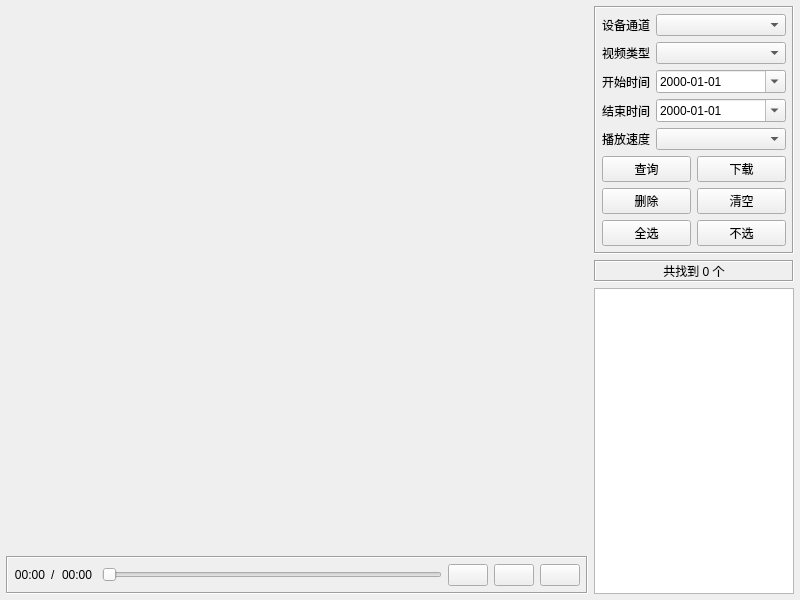
<?xml version="1.0" encoding="UTF-8"?>
<ui version="4.0">
 <class>frmVideoPlayLocal</class>
 <widget class="QWidget" name="frmVideoPlayLocal">
  <property name="geometry">
   <rect>
    <x>0</x>
    <y>0</y>
    <width>800</width>
    <height>600</height>
   </rect>
  </property>
  <property name="windowTitle">
   <string>Form</string>
  </property>
  <layout class="QGridLayout" name="gridLayout_2">
   <property name="leftMargin">
    <number>6</number>
   </property>
   <property name="topMargin">
    <number>6</number>
   </property>
   <property name="rightMargin">
    <number>6</number>
   </property>
   <property name="bottomMargin">
    <number>6</number>
   </property>
   <property name="spacing">
    <number>6</number>
   </property>
   <item row="0" column="0">
    <widget class="QWidget" name="widgetVideo" native="true">
     <property name="sizePolicy">
      <sizepolicy hsizetype="Expanding" vsizetype="Expanding">
       <horstretch>0</horstretch>
       <verstretch>0</verstretch>
      </sizepolicy>
     </property>
     <layout class="QGridLayout" name="gridLayout">
      <property name="leftMargin">
       <number>0</number>
      </property>
      <property name="topMargin">
       <number>0</number>
      </property>
      <property name="rightMargin">
       <number>0</number>
      </property>
      <property name="bottomMargin">
       <number>0</number>
      </property>
      <property name="spacing">
       <number>1</number>
      </property>
     </layout>
    </widget>
   </item>
   <item row="0" column="1" rowspan="2">
    <widget class="QWidget" name="widgetRight" native="true">
     <property name="minimumSize">
      <size>
       <width>200</width>
       <height>0</height>
      </size>
     </property>
     <property name="maximumSize">
      <size>
       <width>200</width>
       <height>16777215</height>
      </size>
     </property>
     <layout class="QVBoxLayout" name="verticalLayout">
      <property name="spacing">
       <number>6</number>
      </property>
      <property name="leftMargin">
       <number>0</number>
      </property>
      <property name="topMargin">
       <number>0</number>
      </property>
      <property name="rightMargin">
       <number>0</number>
      </property>
      <property name="bottomMargin">
       <number>0</number>
      </property>
      <item>
       <widget class="QFrame" name="frameRight">
        <property name="frameShape">
         <enum>QFrame::Box</enum>
        </property>
        <property name="frameShadow">
         <enum>QFrame::Sunken</enum>
        </property>
        <layout class="QGridLayout" name="gridLayout_4">
         <property name="leftMargin">
          <number>6</number>
         </property>
         <property name="topMargin">
          <number>6</number>
         </property>
         <property name="rightMargin">
          <number>6</number>
         </property>
         <property name="bottomMargin">
          <number>6</number>
         </property>
         <property name="spacing">
          <number>6</number>
         </property>
         <item row="1" column="1">
          <widget class="QComboBox" name="cboxType"/>
         </item>
         <item row="3" column="1">
          <widget class="QDateEdit" name="dateEnd">
           <property name="displayFormat">
            <string>yyyy-MM-dd</string>
           </property>
           <property name="calendarPopup">
            <bool>true</bool>
           </property>
          </widget>
         </item>
         <item row="5" column="0" colspan="2">
          <layout class="QGridLayout" name="gridLayout2">
           <property name="spacing">
            <number>6</number>
           </property>
           <item row="0" column="0">
            <widget class="QPushButton" name="btnSelect">
             <property name="text">
              <string>查询</string>
             </property>
            </widget>
           </item>
           <item row="1" column="1">
            <widget class="QPushButton" name="btnClear">
             <property name="text">
              <string>清空</string>
             </property>
            </widget>
           </item>
           <item row="1" column="0">
            <widget class="QPushButton" name="btnDelete">
             <property name="text">
              <string>删除</string>
             </property>
            </widget>
           </item>
           <item row="0" column="1">
            <widget class="QPushButton" name="btnDownload">
             <property name="text">
              <string>下载</string>
             </property>
            </widget>
           </item>
           <item row="2" column="0">
            <widget class="QPushButton" name="btnSelectAll">
             <property name="text">
              <string>全选</string>
             </property>
            </widget>
           </item>
           <item row="2" column="1">
            <widget class="QPushButton" name="btnSelectNone">
             <property name="text">
              <string>不选</string>
             </property>
            </widget>
           </item>
          </layout>
         </item>
         <item row="3" column="0">
          <widget class="QLabel" name="labDateEnd">
           <property name="text">
            <string>结束时间</string>
           </property>
          </widget>
         </item>
         <item row="2" column="1">
          <widget class="QDateEdit" name="dateStart">
           <property name="displayFormat">
            <string>yyyy-MM-dd</string>
           </property>
           <property name="calendarPopup">
            <bool>true</bool>
           </property>
          </widget>
         </item>
         <item row="4" column="1">
          <widget class="QComboBox" name="cboxSpeed"/>
         </item>
         <item row="4" column="0">
          <widget class="QLabel" name="labSpeed">
           <property name="text">
            <string>播放速度</string>
           </property>
          </widget>
         </item>
         <item row="0" column="1">
          <widget class="QComboBox" name="cboxCh">
           <property name="sizePolicy">
            <sizepolicy hsizetype="Expanding" vsizetype="Fixed">
             <horstretch>0</horstretch>
             <verstretch>0</verstretch>
            </sizepolicy>
           </property>
          </widget>
         </item>
         <item row="0" column="0">
          <widget class="QLabel" name="labCh">
           <property name="text">
            <string>设备通道</string>
           </property>
          </widget>
         </item>
         <item row="2" column="0">
          <widget class="QLabel" name="labDateStart">
           <property name="text">
            <string>开始时间</string>
           </property>
          </widget>
         </item>
         <item row="1" column="0">
          <widget class="QLabel" name="labType">
           <property name="text">
            <string>视频类型</string>
           </property>
          </widget>
         </item>
        </layout>
       </widget>
      </item>
      <item>
       <widget class="QLabel" name="labTip">
        <property name="frameShape">
         <enum>QFrame::Box</enum>
        </property>
        <property name="frameShadow">
         <enum>QFrame::Sunken</enum>
        </property>
        <property name="text">
         <string>共找到 0 个</string>
        </property>
        <property name="alignment">
         <set>Qt::AlignCenter</set>
        </property>
       </widget>
      </item>
      <item>
       <widget class="QListWidget" name="listWidget"/>
      </item>
     </layout>
    </widget>
   </item>
   <item row="1" column="0">
    <widget class="QFrame" name="frameSlider">
     <property name="frameShape">
      <enum>QFrame::Box</enum>
     </property>
     <property name="frameShadow">
      <enum>QFrame::Sunken</enum>
     </property>
     <layout class="QHBoxLayout" name="horizontalLayout">
      <property name="spacing">
       <number>6</number>
      </property>
      <property name="leftMargin">
       <number>6</number>
      </property>
      <property name="topMargin">
       <number>6</number>
      </property>
      <property name="rightMargin">
       <number>6</number>
      </property>
      <property name="bottomMargin">
       <number>6</number>
      </property>
      <item>
       <widget class="QLabel" name="labPosition">
        <property name="styleSheet">
         <string notr="true"/>
        </property>
        <property name="text">
         <string>00:00</string>
        </property>
        <property name="alignment">
         <set>Qt::AlignRight|Qt::AlignTrailing|Qt::AlignVCenter</set>
        </property>
       </widget>
      </item>
      <item>
       <widget class="QLabel" name="label">
        <property name="text">
         <string>/</string>
        </property>
       </widget>
      </item>
      <item>
       <widget class="QLabel" name="labDuration">
        <property name="text">
         <string>00:00 </string>
        </property>
        <property name="alignment">
         <set>Qt::AlignLeading|Qt::AlignLeft|Qt::AlignVCenter</set>
        </property>
       </widget>
      </item>
      <item>
       <widget class="XSlider" name="sliderPosition">
        <property name="styleSheet">
         <string notr="true"/>
        </property>
        <property name="orientation">
         <enum>Qt::Horizontal</enum>
        </property>
        <property name="invertedAppearance">
         <bool>false</bool>
        </property>
        <property name="invertedControls">
         <bool>false</bool>
        </property>
       </widget>
      </item>
      <item>
       <widget class="QPushButton" name="btnPlay">
        <property name="enabled">
         <bool>true</bool>
        </property>
        <property name="styleSheet">
         <string notr="true"/>
        </property>
        <property name="text">
         <string/>
        </property>
        <property name="checked">
         <bool>false</bool>
        </property>
       </widget>
      </item>
      <item>
       <widget class="QPushButton" name="btnStop">
        <property name="text">
         <string/>
        </property>
       </widget>
      </item>
      <item>
       <widget class="QPushButton" name="btnMute">
        <property name="text">
         <string/>
        </property>
       </widget>
      </item>
     </layout>
    </widget>
   </item>
  </layout>
 </widget>
 <customwidgets>
  <customwidget>
   <class>XSlider</class>
   <extends>QSlider</extends>
   <header>xslider.h</header>
  </customwidget>
 </customwidgets>
 <tabstops>
  <tabstop>cboxCh</tabstop>
  <tabstop>cboxType</tabstop>
  <tabstop>dateStart</tabstop>
  <tabstop>dateEnd</tabstop>
  <tabstop>cboxSpeed</tabstop>
  <tabstop>btnSelect</tabstop>
  <tabstop>btnDownload</tabstop>
  <tabstop>btnDelete</tabstop>
  <tabstop>btnClear</tabstop>
  <tabstop>btnSelectAll</tabstop>
  <tabstop>btnSelectNone</tabstop>
  <tabstop>listWidget</tabstop>
  <tabstop>sliderPosition</tabstop>
  <tabstop>btnPlay</tabstop>
  <tabstop>btnStop</tabstop>
  <tabstop>btnMute</tabstop>
 </tabstops>
 <resources/>
 <connections/>
</ui>
